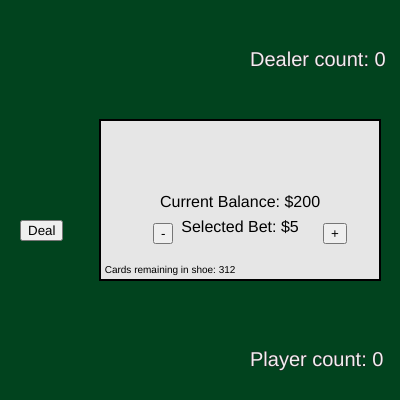
Frame 1 (no input)
Frame 60 (no input): identical to frame 1, image omitted
Frame 120 (the mouse pressed at the canvas centre since frame 60): identical to frame 1, image omitted

The p5.js sketch that drew this single still picture (run headless with seeded random() and noise() and a simulated clock; from frame 60 on, the mouse is pressed at the canvas centre):

// p5.js sketch
// ── sketch.js
//inputs for gameplay
let balance = 200
let betsize = 5
let n_decks = 6


//variable definitions
let card
let values = [2, 3, 4, 5, 6, 7, 8, 9, 10, 'J', 'Q', 'K', 'A']
let suits = ['d', 'h', 'c', 's']
let base_deck = []
let deck = []

let player_hand = []
let player_count = 0
let dealer_hand = []
let dealer_count = 0

let player_turn = false
let player_blackjack = false
let winloss = ' '
let winloss_color = 0 

let hit_button
let stand_button
let deal_button
let bet_up_button
let bet_down_button


function setup() {
  createCanvas(400, 400)
  background([1, 67, 30])

  hit_button = createButton('Hit')
  hit_button.position(20, height / 2 - 40)
  hit_button.mousePressed(hit)
  hit_button.hide()

  stand_button = createButton('Stand')
  stand_button.position(hit_button.x, hit_button.y + 30)
  stand_button.mousePressed(stand)
  stand_button.hide()

  deal_button = createButton('Deal')
  deal_button.position(hit_button.x, hit_button.y + 60)
  deal_button.mousePressed(deal)
  
  bet_up_button = createButton('+')
  bet_up_button.position(323, 223)
  bet_up_button.mousePressed(bet_up)
  
  bet_down_button = createButton('-')
  bet_down_button.position(bet_up_button.x - 170, bet_up_button.y)
  bet_down_button.mousePressed(bet_down)

  //build a deck of cards
  for (i = 0; i < suits.length; i++) {
    for (j = 0; j < values.length; j++) {
      card = new Card(suits[i], values[j])
      base_deck.push(card)
    }
  }
  shuffle_deck()
}



function draw() {
  background([1, 67, 30])

  //show player hand
  for (i = 0; i < player_hand.length; i++) {
    player_hand[i].show(10 + 50 * i, height - 95)
  }

  //show dealer hand
  for (i = 0; i < dealer_hand.length; i++) {
    dealer_hand[i].show(10 + 50 * i, 20)
  }

  //cover dealer's first card until player turn is finished
  if (player_turn) {
    push()
    stroke(0)
    strokeWeight(1)
    fill([0, 126, 255]) 
    rectMode(CORNER)
    rect(dealer_hand[0].x, dealer_hand[0].y, dealer_hand[0].w, dealer_hand[0].h, dealer_hand[0].corner)
    pop()
  }

  //write hand totals
  push()
  textSize(20)
  stroke(40)
  strokeWeight(1)
  fill(240)
  textAlign(LEFT, TOP)
  text("Player count: " + player_count, 250, height - 50)
  text("Dealer count: " + dealer_count, 250, 50)
  pop()
  
  //box displaying balance, win/loss, etc
  push()
  translate(0.6 * width, 0.5 * height)
  rectMode(CENTER)
  fill(230)
  stroke(0)
  strokeWeight(2)
  rect(0, 0, 0.7 * width, 0.4 * height)
  
  //translate to top middle of box
  translate(0, -0.4 * height / 2)
  textAlign(CENTER, TOP)
  
  //print current balance
  textSize(16)
  noStroke()
  fill(0)
  text('Current Balance: $' + balance, 0, 75)
  
  //print current betsize
  text('Selected Bet: $' + betsize, 0, 100)
  
  //print win/loss status
  textSize(28)
  fill(winloss_color)
  text(winloss, 0, 25)
  
  //print cards remaining in shoe
  textSize(10)
  fill(0)
  text("Cards remaining in shoe: " + deck.length, -70, 0.4*height - 15)
  pop()
}

function hit() {
  if (player_turn) {
    card = deck[deck.length - 1]
    player_hand.push(card)
    player_count += card.value
    //logic to allow aces to be 1 or 11
    for(i = 0; i < player_hand.length; i++) {
      if(player_hand[i].text == 'A' &
         player_count > 21) {
        player_hand[i].changeace()
        //need to recalculate player count after change
        player_count = 0
        for(j = 0; j < player_hand.length; j++) {
          player_count += player_hand[j].value
        }
      }
    }
    deck.pop()
  }

  if (player_count > 21) {
    dealer_count += dealer_hand[0].value
    score()
  }
}

function stand() {
  //add the dealer's first card to their count
  dealer_count += dealer_hand[0].value

  while ((dealer_count < 17) &
         (dealer_count < player_count)) {
    card = deck[deck.length - 1]
    dealer_hand.push(card)
    dealer_count += card.value
    //logic to allow aces to be 1 or 11
    for(i = 0; i < dealer_hand.length; i++) {
      if(dealer_hand[i].text == 'A' &
         dealer_count > 21) {
        dealer_hand[i].changeace()
        //need to recalculate dealer count after change
        dealer_count = 0
        for(j = 0; j < dealer_hand.length; j++) {
          dealer_count += dealer_hand[j].value
        }
      }
    }
    deck.pop()
  }

  score()
}


function shuffle_deck() {
  //reset deck
  deck = []

  //duplicate base deck until we have n decks
  for (i = 0; i < n_decks; i++) {
    deck = deck.concat(base_deck)
  }
  shuffle(deck, true) //true modifies referenced array

}


function deal() {
  //clear out existing hands
  player_count = 0
  dealer_count = 0
  while (player_hand.length > 0) {
    player_hand.pop()
  }
  while (dealer_hand.length > 0) {
    dealer_hand.pop()
  }
  
  //if deck < 10 cards, reshuffle before dealing
  if(deck.length < 10) {
    shuffle_deck()
  }

  //deal new starting hands
  player_hand.push(deck[deck.length - 1])
  deck.pop()
  dealer_hand.push(deck[deck.length - 1])
  deck.pop()
  player_hand.push(deck[deck.length - 1])
  deck.pop()
  dealer_hand.push(deck[deck.length - 1])
  deck.pop()

  //calculate count for newly dealt hands
  player_count += player_hand[0].value
  player_count += player_hand[1].value
  //don't add dealer's first card until player stands
  dealer_count += dealer_hand[1].value
  
  //check if player was dealt a blackjack
  if(player_count == 21) {
    player_blackjack = true
    dealer_count += dealer_hand[0].value
    score()
  } else {
    //set things up for the player to take their turn
    hit_button.show()
    stand_button.show()
    deal_button.hide()
    bet_up_button.hide()
    bet_down_button.hide()
    player_turn = true
    winloss = ' '
  }

}

function score() {
  player_turn = false
  
  if (player_blackjack) {
    winloss = 'BLACKJACK!'
    winloss_color = [255, 0, 255]
    balance += betsize * 1.5
  } else if (player_count > 21) {
    winloss = 'You busted!'
    winloss_color = [255, 0, 0]
    balance -= betsize
  } else if (dealer_count > 21) {
    winloss = 'Dealer busted!'
    winloss_color = [50, 168, 82]
    balance += betsize
  } else if (player_count < dealer_count) {
    winloss = 'You lost!'
    winloss_color = [255, 0, 0]
    balance -= betsize
  } else if (player_count == dealer_count) {
    winloss = 'Push'
    winloss_color = [0, 0, 0]
  } else {
    winloss = 'You win!'
    winloss_color = [50, 168, 82]
    balance += betsize
  }
  
  //reset
  player_blackjack = false
  hit_button.hide()
  stand_button.hide()
  deal_button.show()
  bet_up_button.show()
  bet_down_button.show()
  betsize = min(betsize, balance)
}

function bet_up() {
  betsize += 5 
  if(betsize > balance) {
    betsize = balance
  }
}

function bet_down() {
 betsize -= 5
  if(betsize < 5) {
    betsize = min(balance, 5)
  }
}

// ── card.js
function Card(suit, value) {
  this.suit = suit
  this.text = value
  if(value == 'A') {
    this.value = 11 //placeholder, see function below for 1 vs 11 logic
  } else if (value=='J' | value=='Q' | value=='K') {
    this.value = 10
  } else {
    this.value = value
  }

  //values for formatting card
  this.w = 50
  this.h = (3/2) * this.w
  this.corner = this.w / 5
  this.textsize = 26

  this.show = function(in_x, in_y) {
    this.x = in_x
    this.y = in_y
    
    //draw outline of card
    stroke(0)
    strokeWeight(1)
    fill(255)
    rectMode(CORNER)
    rect(this.x, this.y, this.w, this.h, this.corner)      
    //setup for drawing details of card
    if(this.suit == 's' | this.suit == 'c') {
      this.color = 0
    } else {
      this.color = [255,0,0]
    }
    fill(this.color)
    noStroke()
    textSize(this.textsize)
    textAlign(CENTER)
    
    //draw suit
    push()
    translate(this.x + this.w/4,
              this.y + this.h/2)
    
    if(this.suit == 'd') {
      quad(-this.w/8, 0,
           0, this.h/8,
           this.w/8, 0,
           0, -this.h/8)
    } else if(this.suit == 'h') {
      let size = this.w/4
      translate(0, -4)
      beginShape()
      vertex(0, 0);
      bezierVertex(-size / 2, -size / 2, - size, size / 3, 0, size);
      bezierVertex(size, size / 3, size / 2, -size / 2, 0, 0);
      endShape(CLOSE)
    } else if (this.suit == 's') {
      let size = this.w/90
      let numSteps = 36
	  translate(0, 2)
      beginShape()
	  for(var t=0; t<TWO_PI; t+=TWO_PI/numSteps) {
	    var spadex = 16*pow(sin(t),3)
		var spadey = 13*cos(t) - 5*cos(2*t) - 2*cos(3*t) - cos(4*t)
		vertex(size*spadex, size*spadey)
	  }
	  endShape(CLOSE)
    } else if (this.suit == 'c') {
      let size = 8
      ellipse(-size/2 + 0.5, 2, size, size)
      ellipse(size/2 - 0.5, 2, size, size)
      ellipse(0, -size/2 + 0.5, size, size)
    }
    pop()
    
    //write value on card
    push()
    translate(this.x + this.w/2 + 10,
              this.y + this.h/2 + 10)
    text(this.text, 0, 0)
    pop()
  }
  
  //call this function when we need to change an ace to a 1 instead of an 11
  this.changeace = function() {
    this.value = 1  
  }
  
}

// ── style.css
html, body {
  margin: 5;
  padding: 0;
  font-family: 'helvetica';

}

canvas {
  display: block;

}


button {
	text-align: center;
	border-radius: 8px;
	cursor: pointer;
}

#sketchHolder {
	position: relative;

}
